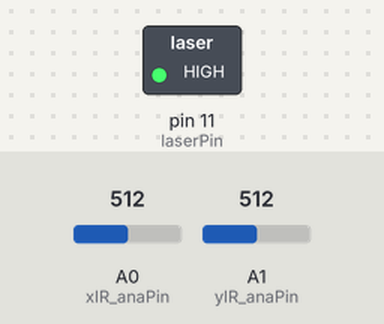
This sketch was run on a simulated Arduino Uno, built with avr-gcc and run on an emulated ATmega328P. Parts: switched loads named in the sketch (green lamp = pin HIGH). Inputs (shaded band) come from the test bench; at power-on: A0 (xIR_anaPin) = 512, A1 (yIR_anaPin) = 512. What the sketch prints to the serial monitor is not drawn.

Above: at 1.2 s.
1.3 s: A0 (xIR_anaPin) set to 213
2.8 s: A0 (xIR_anaPin) set to 183
4.5 s: A1 (yIR_anaPin) set to 218
6.0 s: A1 (yIR_anaPin) set to 181
Timing chart, 0 to 8.7 s (numbered marks = the images above; inputs shaded):
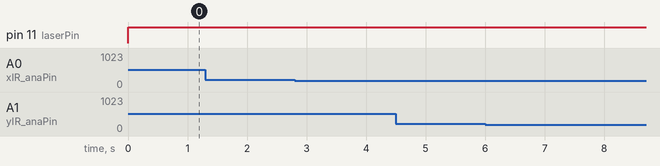

The sketch:

PIRb_IR_Sensors_for_Homing_Steppers.ino
```cpp
//Checks for the homing indicator in front of the x and y steppers, tells when it's homed.
const int xIR_anaPin = A0;
const int yIR_anaPin = A1;
int xIR_anaValue = 0;
int yIR_anaValue = 0;
int homingTol = 200;

//Laser
const int laserPin = 11; //Needs PWM
int laserIntensity = 255;

void setup()
{
  Serial.begin(9600);
  pinMode(xIR_anaPin,INPUT);
  pinMode(yIR_anaPin,INPUT);
  pinMode(laserPin, OUTPUT);
}

void loop()
{
  digitalWrite(laserPin, HIGH);

  xIR_anaValue = analogRead(xIR_anaPin);
  yIR_anaValue = analogRead(yIR_anaPin);

  Serial.print("X Analog: ");
  Serial.print(xIR_anaValue);
  Serial.print("  Y Analog: ");
  Serial.println(yIR_anaValue);

  if (xIR_anaValue < homingTol){
    Serial.println("X Homed");
  }
  if (yIR_anaValue < homingTol){
    Serial.println("Y Homed");
  }

  delay(200);
}
```

Measured:
- after the input at 1.3 s, every drawn part: stays the same
- after the input at 2.8 s, every drawn part: stays the same
- after the input at 4.5 s, every drawn part: stays the same
- after the input at 6.0 s, every drawn part: stays the same
